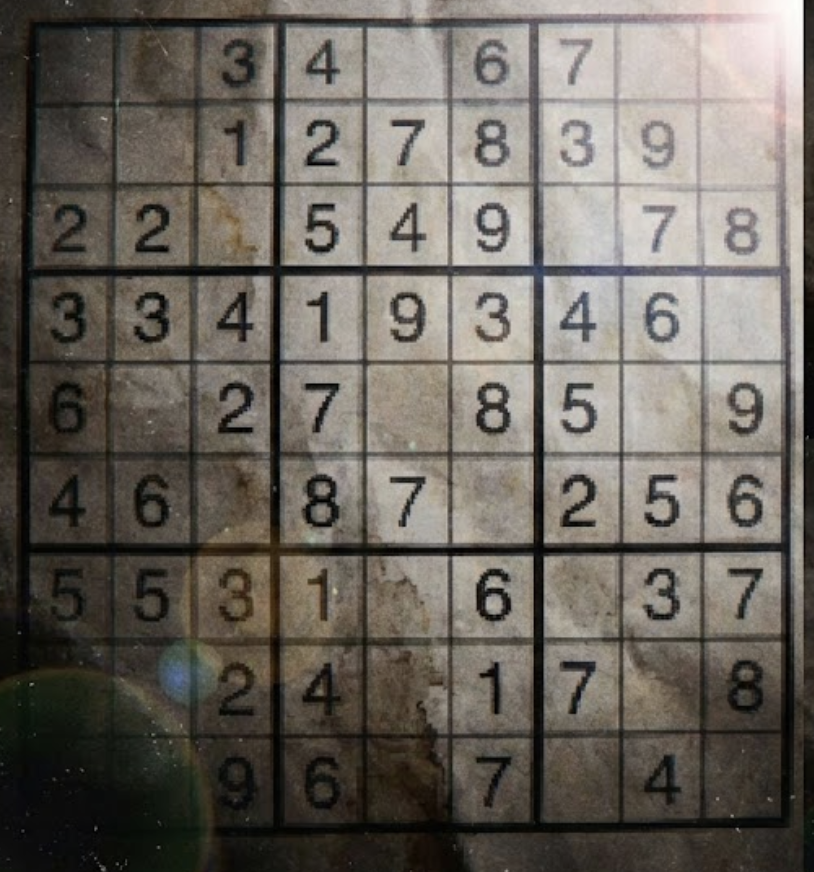
#> input picture 17.jpg, 814 x 872 px
$ python -i preprocessing.py   (imports and definitions only)   (older library calls are emulated)
#> lines starting #> are read from the running program, lines starting #| are printed output that depends on the picture; after the words box and inside, x2 and y2 are one past the last pixel; in counts of white or black regions, pixels touching at a corner belong together
"""Image preprocessing utilities for Sudoku grid extraction."""


import cv2
import numpy as np
from typing import Tuple, Optional
import warnings
# [1 line not run here, left out]


def detect_noise_type(image: np.ndarray) -> str:
    """
    Detect the type of noise in the image.

    Returns:
        'gaussian' for Gaussian (additive white) noise
        'salt_pepper' for salt-and-pepper noise
    """
    smoothed = cv2.GaussianBlur(image, (5, 5), 0)
    noise = image.astype(np.float32) - smoothed.astype(np.float32)
    noise_mean = np.abs(np.mean(noise))

    total_pixels = image.size
    extreme_dark = np.sum(image < 10) / total_pixels
    extreme_bright = np.sum(image > 245) / total_pixels
    extreme_ratio = extreme_dark + extreme_bright

    if noise_mean < 5 and extreme_ratio < 0.05:
        return 'gaussian'
    elif extreme_ratio > 0.10:
        return 'salt_pepper'
    else:
        return 'gaussian'


# [35 lines left out: function remove_gaussian_noise, not called in this run]


def remove_salt_pepper_noise(image: np.ndarray, noise_level: float) -> np.ndarray:
    """Remove salt-and-pepper noise with adaptive median filtering."""
    print(f"  Noise type: Salt-and-pepper")

    if noise_level > 50000:
        print("  -> ULTRA-HIGH salt-and-pepper - strong median filtering")

        result = cv2.medianBlur(image, 5)
        result = cv2.medianBlur(result, 5)
        result = cv2.medianBlur(result, 7)
        result = cv2.medianBlur(result, 5)

    elif noise_level > 15000:
        print("  -> HIGH salt-and-pepper - moderate median filtering")

        result = cv2.medianBlur(image, 5)
        result = cv2.medianBlur(result, 5)
        result = cv2.medianBlur(result, 3)

    elif noise_level > 5000:
        print("  -> MODERATE salt-and-pepper - light median filtering")

        result = cv2.medianBlur(image, 5)
        result = cv2.medianBlur(result, 3)

    elif noise_level > 1000:
        print("  -> LOW salt-and-pepper - minimal median")
        result = cv2.medianBlur(image, 5)

    else:
        print("  -> MINIMAL noise - bilateral filter")
        result = cv2.bilateralFilter(image, 9, 75, 75)

    return result


# [52 lines left out: functions remove_noise, local_brightness_equalization, not called in this run]


def normalize_brightness(image: np.ndarray) -> np.ndarray:
    """
    Normalize brightness - bring all images to similar brightness range.
    """
    mean_val = np.mean(image)
    std_val = np.std(image)

    print(f"  Brightness: mean={mean_val:.1f}, std={std_val:.1f}")

    if mean_val < 50:
        print("  -> Extremely dark - strong gamma correction (γ=3.5)")
        gamma = 3.5
    elif mean_val < 100:
        print("  -> Very dark - moderate gamma correction (γ=2.5)")
        gamma = 2.5
    elif mean_val > 200:
        print("  -> Too bright - darkening (γ=0.6)")
        gamma = 0.6
    else:
        gamma = 1.0

    if gamma != 1.0:
        inv_gamma = 1.0 / gamma
        table = np.array([((i / 255.0) ** inv_gamma) * 255 for i in range(256)]).astype("uint8")
        result = cv2.LUT(image, table)
    else:
        result = image

    if gamma > 2.0:  # Only for very dark images with aggressive gamma
        print("  -> Applying local equalization after gamma")
        result = local_brightness_equalization(result, strength=0.7)

    if std_val < 40:
        print("  -> Low contrast - aggressive CLAHE")
        clahe = cv2.createCLAHE(clipLimit=3.5, tileGridSize=(8, 8))
        result = clahe.apply(result)
    elif std_val < 60:
        clahe = cv2.createCLAHE(clipLimit=2.5, tileGridSize=(8, 8))
        result = clahe.apply(result)

    result = cv2.normalize(result, None, 20, 235, cv2.NORM_MINMAX)

    return result


def detect_rotation_robust(binary_image: np.ndarray) -> Optional[float]:
    """
    Detect rotation using cleaned binary image.
    Only returns rotation if VERY confident.
    """
    edges = cv2.Canny(binary_image, 50, 150)

    lines = cv2.HoughLinesP(edges, 1, np.pi/180, threshold=100,
                             minLineLength=binary_image.shape[1]//4, maxLineGap=20)

    if lines is None or len(lines) < 15:
        return None

    h_angles = []
    v_angles = []

    for line in lines[:60]:
        x1, y1, x2, y2 = line[0]

        if x2 - x1 != 0:
            angle = np.arctan((y2 - y1) / (x2 - x1)) * 180 / np.pi
        else:
            angle = 90

        angle = angle % 180

        if angle < 15 or angle > 165:  # Horizontal
            if angle > 165:
                h_angles.append(angle - 180)
            else:
                h_angles.append(angle)
        elif 75 < angle < 105:  # Vertical
            v_angles.append(angle - 90)

    if len(h_angles) < 5 or len(v_angles) < 5:
        return None

    h_median = np.median(h_angles)
    v_median = np.median(v_angles)

    if abs(h_median - v_median) > 2:
        return None

    rotation = (h_median + v_median) / 2

    if abs(rotation) > 4:
        return rotation

    return None


# [107 lines left out: functions apply_rotation, analyze_histogram_quality, adaptive_threshold_subimages, not called in this run]


def complete_grid_lines(binary_image: np.ndarray) -> np.ndarray:
    """
    Complete disconnected grid lines using conservative morphology.
    """
    kernel_h = cv2.getStructuringElement(cv2.MORPH_RECT, (15, 1))
    kernel_v = cv2.getStructuringElement(cv2.MORPH_RECT, (1, 15))

    h_lines = cv2.morphologyEx(binary_image, cv2.MORPH_OPEN, kernel_h)
    v_lines = cv2.morphologyEx(binary_image, cv2.MORPH_OPEN, kernel_v)

    h_lines = cv2.dilate(h_lines, kernel_h, iterations=1)
    v_lines = cv2.dilate(v_lines, kernel_v, iterations=1)

    lines = cv2.add(h_lines, v_lines)

    result = cv2.addWeighted(binary_image, 0.7, lines, 0.3, 0)
    result = cv2.threshold(result, 127, 255, cv2.THRESH_BINARY)[1]

    kernel = np.ones((3, 3), np.uint8)
    result = cv2.morphologyEx(result, cv2.MORPH_CLOSE, kernel, iterations=2)

    return result


def preprocess_image(image_input, display: bool = False) -> Tuple[np.ndarray, np.ndarray, np.ndarray]:
    """
    Preprocess an image for Sudoku grid detection.

    Steps: denoise, normalize, threshold, connect lines, optional rotation.

    Args:
        image_input: Either a file path (str) or numpy array (pre-loaded image)
        display: Whether to display intermediate steps

    Returns: (original, enhanced_grayscale, preprocessed_binary)
        - original: Original input image
        - enhanced_grayscale: Brightness-corrected, denoised grayscale (for straightening)
        - preprocessed_binary: Binary image for grid detection
    """
#> called with image_input = '../17.jpg', display = False
    if isinstance(image_input, str):
        print(f"\n{'='*60}")
        print(f"Processing: {image_input}")
        print('='*60)
        original = cv2.imread(image_input)
#> original is the input picture: shape (872, 814, 3); mean B, G, R 94.1, 101.5, 106.8
        if original is None:
            raise ValueError(f"Could not read {image_input}")
    else:
        print(f"\n{'='*60}")
        print(f"Processing: <image array>")
        print('='*60)
        original = image_input

    print("\n[1] Converting to grayscale")
    gray = cv2.cvtColor(original, cv2.COLOR_BGR2GRAY)

    raw_noise = cv2.Laplacian(gray, cv2.CV_64F).var()
#> raw_noise = 125.2
    noise_type = detect_noise_type(gray)
#> in detect_noise_type, `noise = image.astype(np.float32) - smoothed.astype(np.float32)`:
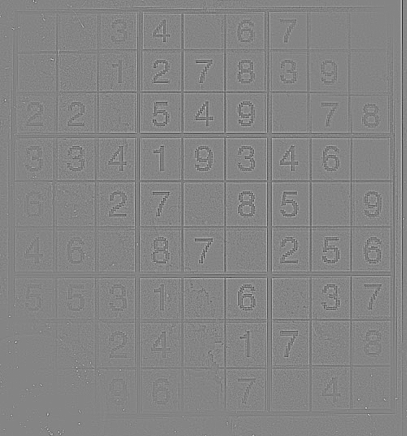
#> noise: shape (872, 814) float32 (shown at 1/2 size); min -52, max 48, mean 0; drawn with min black and max white
#> in detect_noise_type, `noise_mean = np.abs(np.mean(noise))`: noise_mean = 0.00219
#> in detect_noise_type, `extreme_dark = np.sum(image < 10) / total_pixels`: extreme_dark = 0.0209
#> in detect_noise_type, `extreme_bright = np.sum(image > 245) / total_pixels`: extreme_bright = 0.00112
#> in detect_noise_type, `extreme_ratio = extreme_dark + extreme_bright`: extreme_ratio = 0.022
#> noise_type = 'gaussian'

    print(f"\n[2] Preprocessing strategy")
    print(f"  Raw noise level: {raw_noise:.1f}, Type: {noise_type}")
#|   Raw noise level: 125.2, Type: gaussian

    if raw_noise > 15000 and noise_type == 'gaussian':
        print("  -> ULTRA-HIGH Gaussian noise: normalize → heavy denoise")

        print("\n[3] Brightness normalization")
        normalized = normalize_brightness(gray)

        print("\n[4] Heavy noise removal")
        denoised = remove_noise(normalized)
    else:
        print("  -> Standard: light denoise → normalize (best_one_yet approach)")

        print("\n[3] Light noise removal")
        denoised = remove_salt_pepper_noise(gray, raw_noise)

        print("\n[4] Brightness normalization")
        denoised = normalize_brightness(denoised)
#> in normalize_brightness, `mean_val = np.mean(image)`: mean_val = 102.2
#> in normalize_brightness, `std_val = np.std(image)`: std_val = 59.56
#|   Brightness: mean=102.2, std=59.6
#> in normalize_brightness, `result = clahe.apply(result)`:
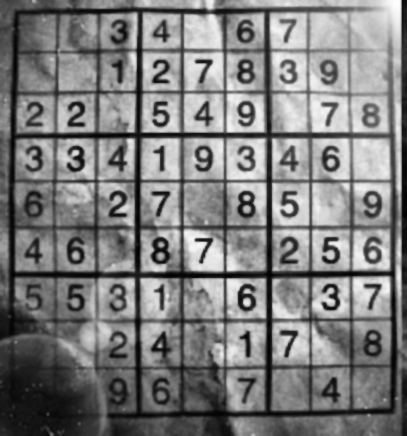
#> result: shape (872, 814) (shown at 1/2 size); min 2, max 254, mean 124.6

    if np.mean(denoised) < 100 and np.sum(denoised < 128) / denoised.size > 0.6:
        print("\n[5] Inverting (white-on-black detected)")
        denoised = cv2.bitwise_not(denoised)

    print("\n[6] Smoothing")
    smooth = cv2.GaussianBlur(denoised, (5, 5), 0)

    if raw_noise <= 15000 or noise_type != 'gaussian':
        print("\n[7] Thresholding (simple adaptive - best for uneven lighting)")
        thresh = cv2.adaptiveThreshold(smooth, 255, cv2.ADAPTIVE_THRESH_GAUSSIAN_C,
                                       cv2.THRESH_BINARY_INV, 15, 3)
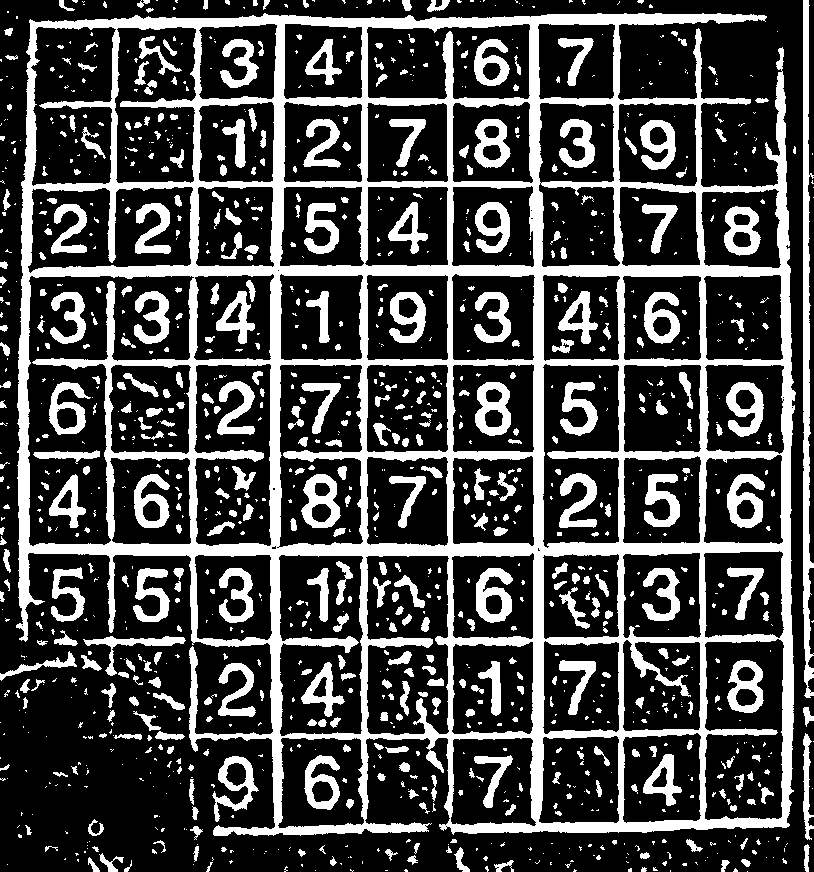
#> thresh: shape (872, 814); 27.7% white; 1268 white regions (776 under 20 px), largest, box (x1, y1, x2, y2) and area: (16, 13, 796, 836) 112856, (803, 0, 814, 698) 4371, (476, 568, 513, 623) 1189
    else:
        print("\n[7] Thresholding (subimage-based - best for noisy images)")
        thresh = adaptive_threshold_subimages(smooth, grid_size=4)

    print("\n[8] Completing grid lines")
    completed = complete_grid_lines(thresh)

    print("\n[9] Checking rotation")
    rotation_angle = detect_rotation_robust(completed)
#> in detect_rotation_robust, `edges = cv2.Canny(binary_image, 50, 150)`:
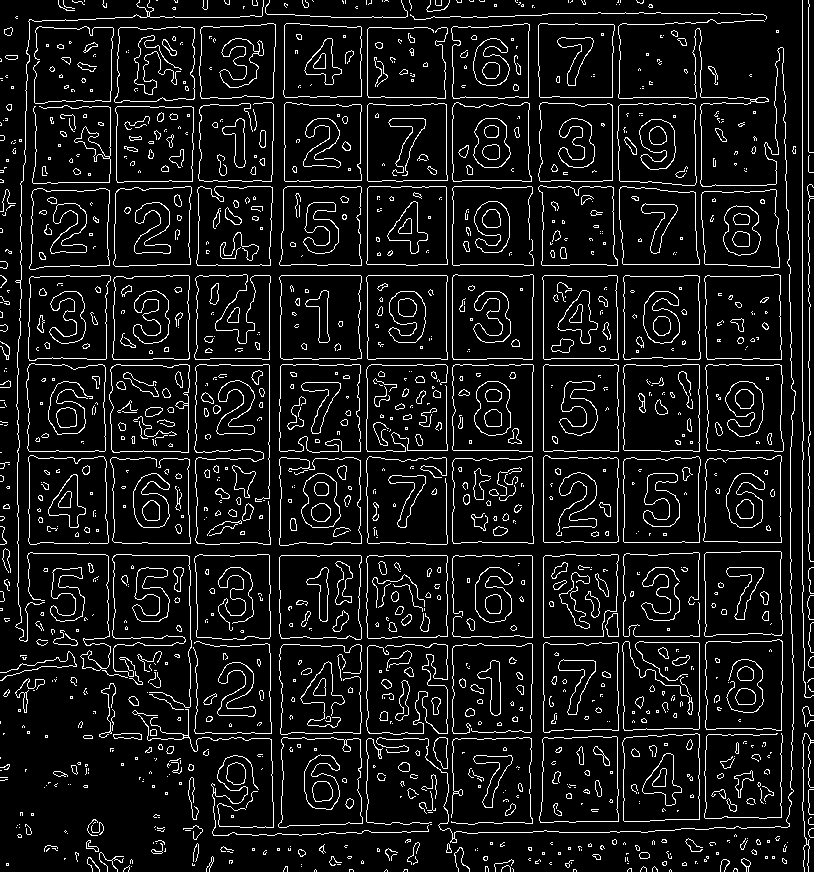
#> edges: shape (872, 814); 8.7% white in thin lines or dots
#> in detect_rotation_robust, `lines = cv2.HoughLinesP(edges, 1, np.pi/180, threshold=100, minLineLen..`: lines = 47 rows, first 6: [802, 612, 802, 0], [367, 830, 367, 450], [446, 593, 446, 104], [452, 479, 452, 224], [153, 358, 453, 358], [543, 771, 543, 265]
#> the loop in detect_rotation_robust, `for line in lines[:60]:` made 47 passes
#> (x1, y1, x2, y2, angle) on passes 1 to 8: (802, 612, 802, 0, 90), (367, 830, 367, 450, 90), (446, 593, 446, 104, 90), (452, 479, 452, 224, 90), (153, 358, 453, 358, 0), (543, 771, 543, 265, 90), (699, 851, 699, 603, 90), (166, 275, 566, 275, 0)
#> after the loop in detect_rotation_robust, `for line in lines[:60]:`: h_angles = [0, 0, 0, 0, 0, 0, 0, 0, 0, 0, 0, -0.984, 0, 0, 0, 0, 0, 0, 0, 0, -0.781, 0]; v_angles = 25 values, max 1.13 at index 15, min -0.774 at index 21, mean 0.0534
#> in detect_rotation_robust, `h_median = np.median(h_angles)`: h_median = 0

    if rotation_angle is not None:
        print(f"  -> Rotating by {rotation_angle:.2f}°")
        rotated = apply_rotation(denoised, rotation_angle)
        smooth = cv2.GaussianBlur(rotated, (5, 5), 0)

        if raw_noise <= 15000 or noise_type != 'gaussian':
            thresh = cv2.adaptiveThreshold(smooth, 255, cv2.ADAPTIVE_THRESH_GAUSSIAN_C,
                                           cv2.THRESH_BINARY_INV, 15, 3)
        else:
            thresh = adaptive_threshold_subimages(smooth, grid_size=4)

        final = complete_grid_lines(thresh)
        enhanced_gray = rotated
    else:
        print("  -> No rotation needed")
        final = completed
        enhanced_gray = denoised

    print("\n[10] Final cleanup")

    original_noise = cv2.Laplacian(gray, cv2.CV_64F).var()
#> original_noise = 125.2

    kernel = np.ones((2, 2), np.uint8)
    final = cv2.morphologyEx(final, cv2.MORPH_OPEN, kernel, iterations=1)
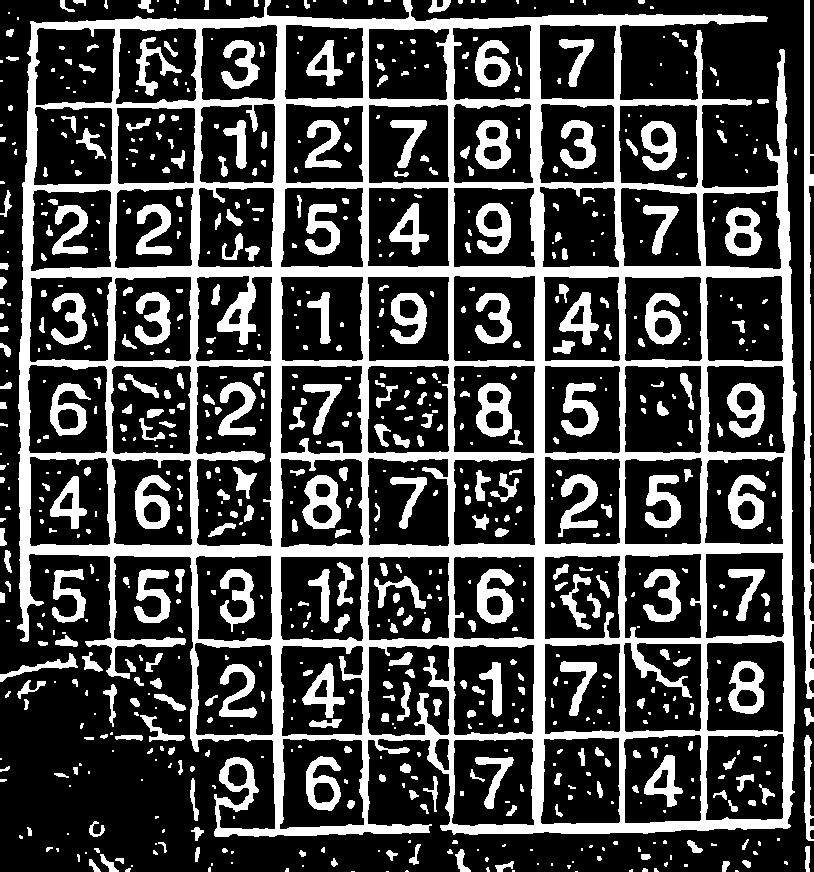
#> final: shape (872, 814); 28.3% white; 809 white regions (363 under 20 px), largest, box (x1, y1, x2, y2) and area: (17, 0, 797, 837) 120316, (804, 0, 814, 699) 4469, (477, 569, 514, 624) 1203
    kernel = np.ones((3, 3), np.uint8)
    final = cv2.morphologyEx(final, cv2.MORPH_CLOSE, kernel, iterations=1)
#> final: shape (872, 814); 28.3% white; 792 white regions (352 under 20 px), largest, box (x1, y1, x2, y2) and area: (17, 0, 797, 837) 120323, (804, 0, 814, 699) 4469, (477, 569, 514, 624) 1203

    print(f"\n{'='*60}")
    print("✓ Complete")
    print('='*60)

    if display:
        import matplotlib.pyplot as plt
        fig, axes = plt.subplots(2, 4, figsize=(16, 8))
        axes = axes.ravel()

        axes[0].imshow(cv2.cvtColor(original, cv2.COLOR_BGR2RGB))
        axes[0].set_title('Original')
        axes[0].axis('off')

        axes[1].imshow(gray, cmap='gray')
        axes[1].set_title('Grayscale')
        axes[0].axis('off')

        axes[2].imshow(denoised, cmap='gray')
        axes[2].set_title('Denoised')
        axes[2].axis('off')

        axes[3].imshow(normalized, cmap='gray')
        axes[3].set_title('Normalized')
        axes[3].axis('off')

        axes[4].imshow(smooth, cmap='gray')
        axes[4].set_title('Smoothed')
        axes[4].axis('off')

        axes[5].imshow(thresh, cmap='gray')
        axes[5].set_title('Threshold')
        axes[5].axis('off')

        axes[6].imshow(completed, cmap='gray')
        axes[6].set_title('Lines Completed')
        axes[6].axis('off')

        axes[7].imshow(final, cmap='gray')
        axes[7].set_title('FINAL')
        axes[7].axis('off')

        plt.tight_layout()
        plt.show()

    return original, enhanced_gray, final


# [8 lines left out: function resize_image, not called in this run]

>>> result = preprocess_image('../17.jpg')

$ run again, on 18.jpg
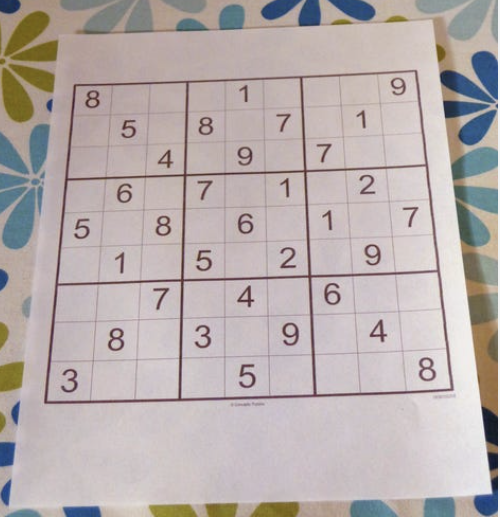
#> input picture 18.jpg, 500 x 518 px
#> in preprocess_image, original is the input picture: shape (518, 500, 3); mean B, G, R 172.8, 173.9, 183.6
#> raw_noise = 546.2
#> in detect_noise_type, `noise = image.astype(np.float32) - smoothed.astype(np.float32)`:
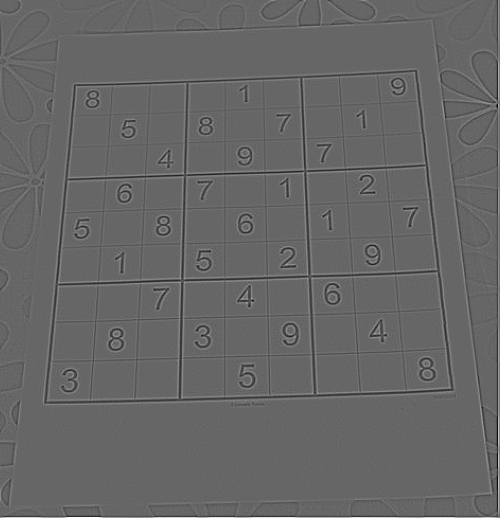
#> noise: shape (518, 500) float32; min -78, max 116, mean 0.1; drawn with min black and max white
#> noise_mean = 0.0808
#> extreme_dark = 0
#> extreme_bright = 0.00193
#> noise_type = 'gaussian'
#|   Raw noise level: 546.2, Type: gaussian
#> mean_val = 176.9
#> std_val = 32.58
#|   Brightness: mean=176.9, std=32.6
#> thresh: shape (518, 500); 23.4% white; 333 white regions (173 under 20 px), largest, box (x1, y1, x2, y2) and area: (43, 68, 455, 405) 14038, (433, 18, 498, 516) 8315, (73, 0, 324, 35) 2657
#> edges: shape (518, 500); 8.5% white in thin lines or dots
#> in detect_rotation_robust, `lines = cv2.HoughLinesP(edges, 1, np.pi/180, threshold=100, minLineLen..`: lines = 45 rows, first 6: [431, 7, 487, 462], [54, 281, 440, 268], [97, 404, 453, 392], [23, 177, 375, 165], [11, 183, 429, 169], [75, 34, 342, 25]
#> the loop in detect_rotation_robust, `for line in lines[:60]:` made 45 passes
#> (x1, y1, x2, y2, angle) on passes 1 to 8: (431, 7, 487, 462, 82.98), (54, 281, 440, 268, 178.1), (97, 404, 453, 392, 178.1), (23, 177, 375, 165, 178), (11, 183, 429, 169, 178.1), (75, 34, 342, 25, 178.1), (96, 358, 449, 346, 178.1), (224, 281, 440, 274, 178.1)
#> after the loop in detect_rotation_robust, `for line in lines[:60]:`: h_angles = [-1.93, -1.93, -1.95, -1.92, -1.93, -1.95, -1.86, -1.94, -1.86, -1.9, -2.08, -2.22, -1.78, -2.01, -2.03, -2.71, -2, -0.988, -1.98, -2.05, -2.06]; v_angles = [-7.02, 4.97, 0, 5.91, -5.14, 5.1, 4.01, -4.85, 3.97, -4.06, -3.87, -6.16, -2.65, -1.01, 2.94, 0.988, 0, -2.15, 2.69, -7.02, -6.74, 0, 2.8, -2.85]
#> h_median = -1.95
#> v_median = -0.503
#> rotation = -1.22
#> original_noise = 546.2
#> in preprocess_image, `final = cv2.morphologyEx(final, cv2.MORPH_OPEN, kernel, iterations=1)`:
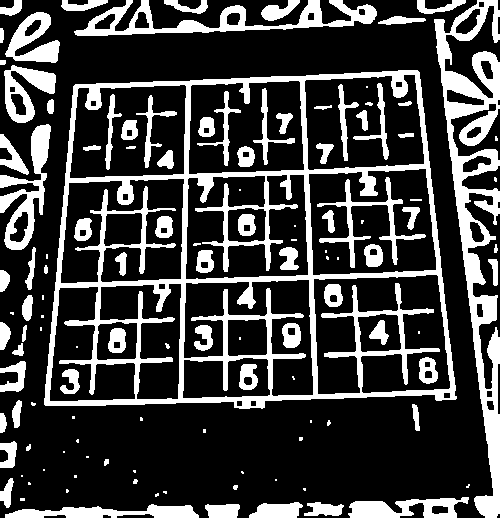
#> final: shape (518, 500); 25.4% white; 122 white regions (44 under 20 px), largest, box (x1, y1, x2, y2) and area: (44, 70, 457, 409) 25306, (434, 0, 500, 518) 10658, (74, 0, 377, 36) 3512
